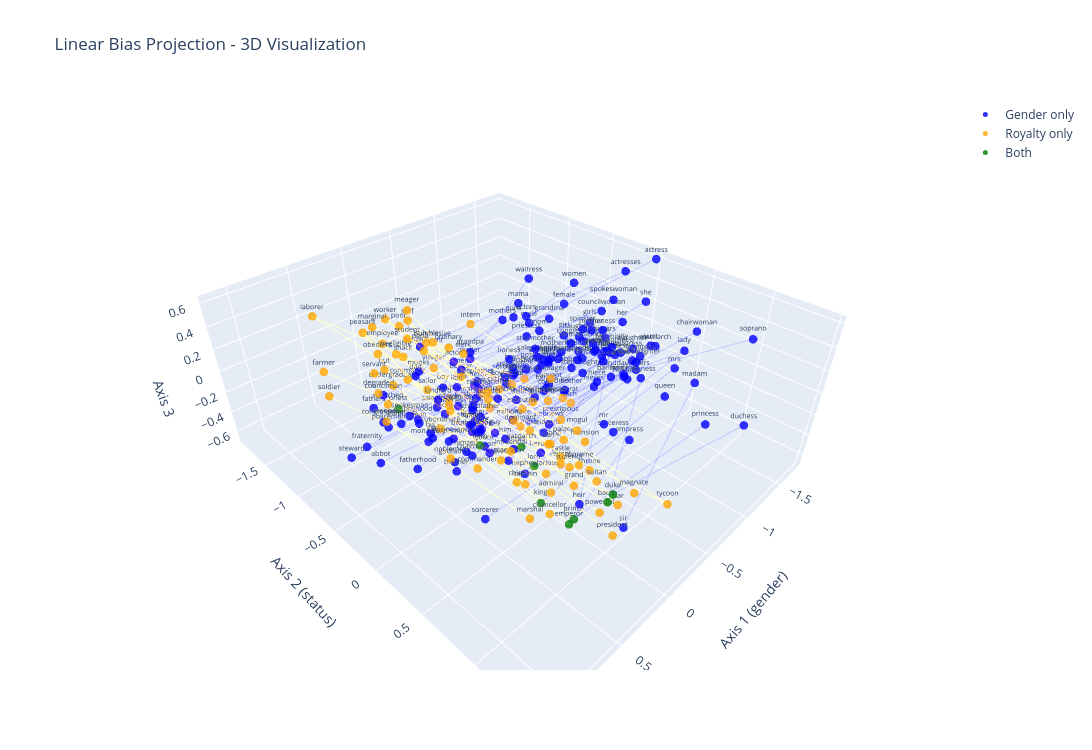
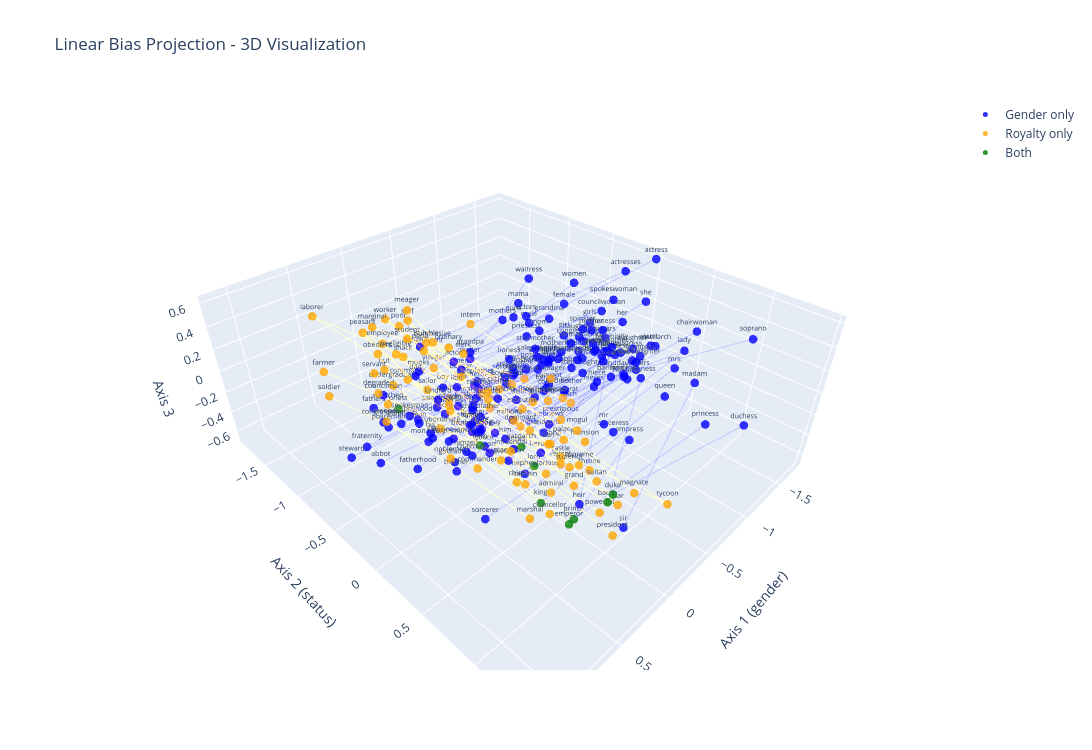

Notebook cell for these charts, in order:
### Code cell
visualize_3d_projection(
    gender_pairs=gender_clean, royalty_pairs=royalty_clean,
    embeddings=embeddings, projector=model,
    output_html='../results/linear_bias/graph_3d.html',
    title='Linear Bias Projection - 3D Visualization',
)
